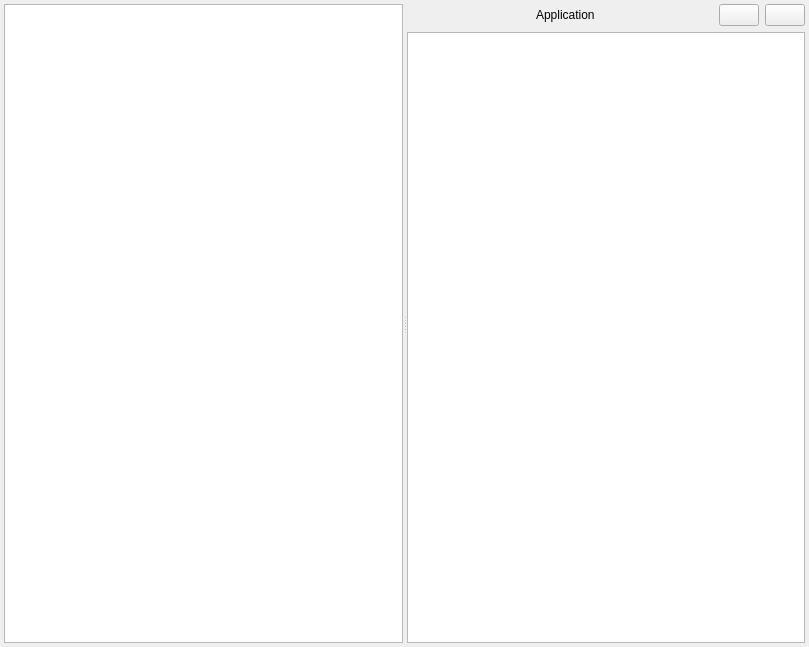
<?xml version="1.0" encoding="UTF-8"?>
<ui version="4.0">
 <class>MainWindow</class>
 <widget class="QMainWindow" name="MainWindow">
  <property name="geometry">
   <rect>
    <x>0</x>
    <y>0</y>
    <width>809</width>
    <height>647</height>
   </rect>
  </property>
  <property name="windowTitle">
   <string>Form</string>
  </property>
  <widget class="QWidget" name="centralwidget">
   <layout class="QGridLayout" name="gridLayout">
    <property name="leftMargin">
     <number>4</number>
    </property>
    <property name="topMargin">
     <number>4</number>
    </property>
    <property name="rightMargin">
     <number>4</number>
    </property>
    <property name="bottomMargin">
     <number>4</number>
    </property>
    <item row="0" column="0">
     <widget class="QSplitter" name="splitter">
      <property name="orientation">
       <enum>Qt::Orientation::Horizontal</enum>
      </property>
      <widget class="QListView" name="listView_applications">
       <property name="editTriggers">
        <set>QAbstractItemView::EditTrigger::NoEditTriggers</set>
       </property>
      </widget>
      <widget class="QWidget" name="verticalLayoutWidget">
       <layout class="QVBoxLayout" name="verticalLayout_2">
        <item>
         <layout class="QHBoxLayout" name="horizontalLayout">
          <item>
           <spacer name="horizontalSpacer_3">
            <property name="orientation">
             <enum>Qt::Orientation::Horizontal</enum>
            </property>
            <property name="sizeType">
             <enum>QSizePolicy::Policy::Fixed</enum>
            </property>
            <property name="sizeHint" stdset="0">
             <size>
              <width>5</width>
              <height>20</height>
             </size>
            </property>
           </spacer>
          </item>
          <item>
           <widget class="StatusWidget" name="statusWidget" native="true"/>
          </item>
          <item>
           <spacer name="horizontalSpacer">
            <property name="orientation">
             <enum>Qt::Orientation::Horizontal</enum>
            </property>
            <property name="sizeHint" stdset="0">
             <size>
              <width>40</width>
              <height>20</height>
             </size>
            </property>
           </spacer>
          </item>
          <item>
           <widget class="QLabel" name="label_application">
            <property name="text">
             <string>Application</string>
            </property>
           </widget>
          </item>
          <item>
           <spacer name="horizontalSpacer_2">
            <property name="orientation">
             <enum>Qt::Orientation::Horizontal</enum>
            </property>
            <property name="sizeHint" stdset="0">
             <size>
              <width>40</width>
              <height>20</height>
             </size>
            </property>
           </spacer>
          </item>
          <item>
           <widget class="QPushButton" name="pb_refresh">
            <property name="toolTip">
             <string>Refresh</string>
            </property>
            <property name="text">
             <string/>
            </property>
           </widget>
          </item>
          <item>
           <widget class="QPushButton" name="pb_delete_all">
            <property name="toolTip">
             <string>Delete all messages</string>
            </property>
            <property name="text">
             <string/>
            </property>
           </widget>
          </item>
         </layout>
        </item>
        <item>
         <widget class="QListView" name="listView_messages">
          <property name="autoScroll">
           <bool>true</bool>
          </property>
          <property name="editTriggers">
           <set>QAbstractItemView::EditTrigger::NoEditTriggers</set>
          </property>
          <property name="verticalScrollMode">
           <enum>QAbstractItemView::ScrollMode::ScrollPerPixel</enum>
          </property>
         </widget>
        </item>
       </layout>
      </widget>
     </widget>
    </item>
   </layout>
  </widget>
 </widget>
 <customwidgets>
  <customwidget>
   <class>StatusWidget</class>
   <extends>QWidget</extends>
   <header>statuswidget.h</header>
   <container>1</container>
  </customwidget>
 </customwidgets>
 <tabstops>
  <tabstop>listView_applications</tabstop>
  <tabstop>listView_messages</tabstop>
  <tabstop>pb_refresh</tabstop>
  <tabstop>pb_delete_all</tabstop>
 </tabstops>
 <resources/>
 <connections>
  <connection>
   <sender>pb_refresh</sender>
   <signal>clicked()</signal>
   <receiver>MainWindow</receiver>
   <slot>refreshCallback()</slot>
   <hints>
    <hint type="sourcelabel">
     <x>744</x>
     <y>20</y>
    </hint>
    <hint type="destinationlabel">
     <x>834</x>
     <y>173</y>
    </hint>
   </hints>
  </connection>
  <connection>
   <sender>pb_delete_all</sender>
   <signal>clicked()</signal>
   <receiver>MainWindow</receiver>
   <slot>deleteAllCallback()</slot>
   <hints>
    <hint type="sourcelabel">
     <x>793</x>
     <y>21</y>
    </hint>
    <hint type="destinationlabel">
     <x>861</x>
     <y>149</y>
    </hint>
   </hints>
  </connection>
 </connections>
 <slots>
  <slot>deleteAllCallback()</slot>
  <slot>refreshCallback()</slot>
 </slots>
</ui>
